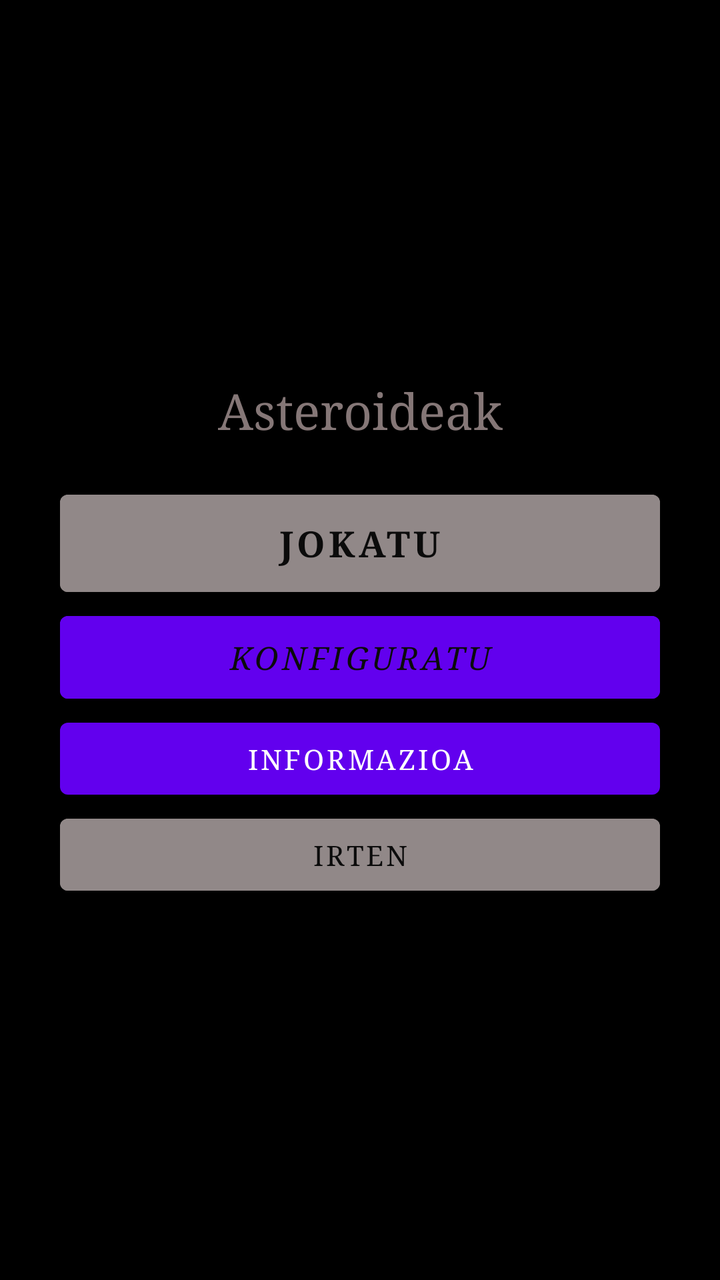
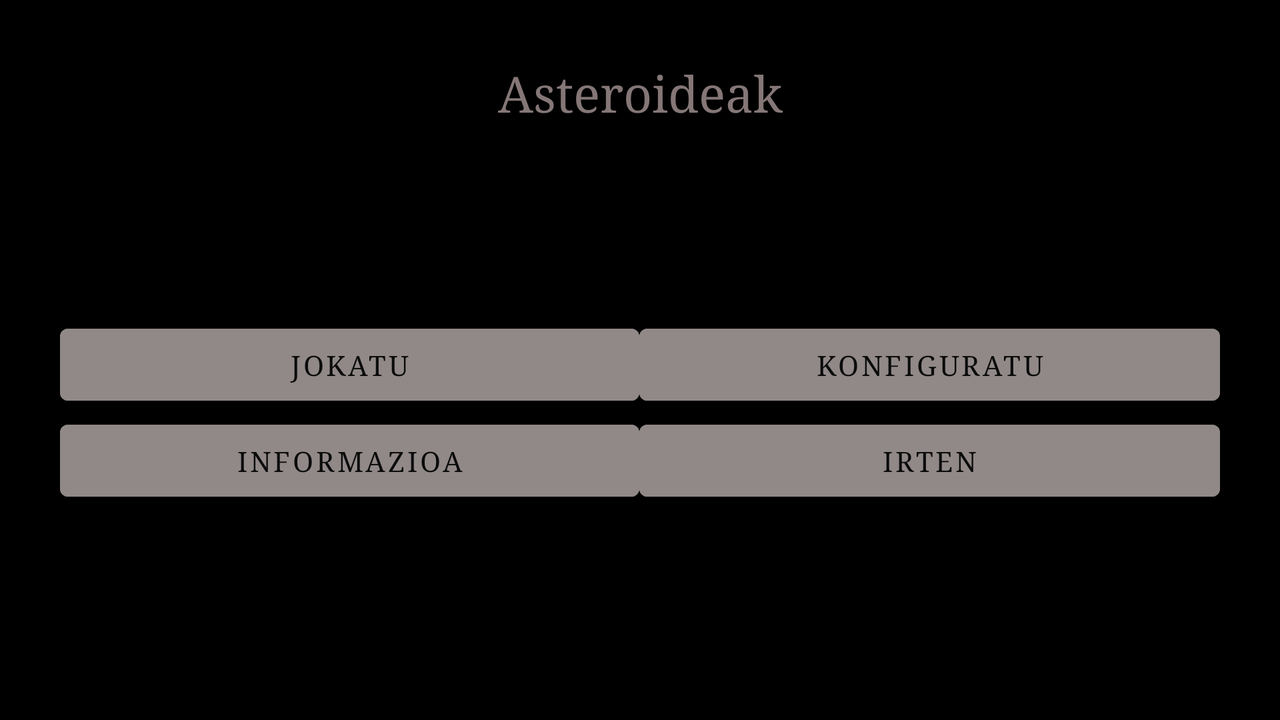

One screen, two layout resources from the same app: the default and the repository's alternative for another configuration. Each is rendered where Android would select it; the XML of both is given below.
<!-- AndroidManifest.xml: application theme Theme.Asteroideak -->
<!-- res/layout/main.xml -->
<LinearLayout xmlns:android="http://schemas.android.com/apk/res/android"
    xmlns:tools="http://schemas.android.com/tools"
    android:layout_width="match_parent"
    android:layout_height="match_parent"
    android:background="#BFA7A7"
    android:backgroundTint="#000000"
    android:gravity="center"
    android:orientation="vertical"
    android:padding="30dp"
    tools:context=".MainActivity">

    <TextView

        android:layout_width="match_parent"
        android:layout_height="wrap_content"
        android:layout_marginBottom="20dp"
        android:gravity="center"
        android:text="@string/AplikazioTituloa"
        android:textColor="#857777"
        android:textSize="25sp" />

    <Button
        android:id="@+id/Button01"
        style="@style/EstiloBoton"
        android:layout_width="match_parent"
        android:layout_height="wrap_content"
        android:backgroundTint="#918888"
        android:text="@string/Hasi"
        android:textColor="#0B0B0B" />

    <Button
        android:id="@+id/Button02"
        style="@style/EstiloBoton.Alternatiboa"
        android:layout_width="match_parent"
        android:layout_height="wrap_content"

        android:text="@string/Konfiguratu"
        android:textColor="#0B0B0B" />

    <Button
        android:id="@+id/Button03"
        android:layout_width="match_parent"
        android:layout_height="wrap_content"
        android:text="@string/HoniBuruz" />

    <Button
        android:id="@+id/Button04"
        android:layout_width="match_parent"
        android:layout_height="wrap_content"
        android:backgroundTint="#918888"
        android:onClick="irten"
        android:text="@string/Irten"
        android:textColor="#0B0B0B" />
</LinearLayout>
<!-- resources referenced by this layout -->
<resources>
  <string name="AplikazioTituloa">Asteroideak</string>
  <string name="Hasi">Jokatu</string>
  <string name="HoniBuruz">Informazioa </string>
  <string name="Irten">Irten</string>
  <string name="Konfiguratu">Konfiguratu</string>
  <style name="EstiloBoton" parent="Widget.MaterialComponents.Button">
  
          <item name="android:backgroundTint">@color/purple_500</item>
  
  
          <item name="android:textColor">@color/white</item>
  
  
          <item name="android:strokeColor">#EE0000</item>
  
  
          <item name="android:textSize">18sp</item>
  
  
          <item name="android:textStyle">bold</item>
  
  
          <item name="android:padding">12dp</item>
  
  
          <item name="android:elevation">4dp</item>
      </style>
  <style name="EstiloBoton.Alternatiboa" parent="Widget.MaterialComponents.Button">
  
          <item name="android:backgroundTint">@color/purple_500</item>
  
  
          <item name="android:textColor">#FF0000</item> 
  
  
          <item name="android:strokeColor">@color/purple_700</item>
  
  
          <item name="android:textSize">16sp</item>
  
  
          <item name="android:textStyle">italic</item>
  
  
          <item name="android:padding">10dp</item>
  
  
          <item name="android:elevation">2dp</item>
      </style>
  <style name="Theme.Asteroideak" parent="Theme.MaterialComponents.DayNight.DarkActionBar">
          <item name="android:typeface">serif</item>
          <item name="android:textColor">#0000FF</item>
          <item name="colorPrimary">@color/colorPrimary</item>
          <item name="colorPrimaryDark">@color/colorPrimaryDark</item>
          <item name="colorAccent">@color/colorAccent</item>
          <item name="android:textColorLink">#FF00FF</item>
          
      </style>
</resources>
<!-- res/layout-land/main.xml (the repository's variant of the layout above) -->
<!-- drawn on the phone turned sideways -->
<LinearLayout xmlns:android="http://schemas.android.com/apk/res/android"
    xmlns:tools="http://schemas.android.com/tools"
    android:layout_width="match_parent"
    android:layout_height="match_parent"
    android:background="#BFA7A7"
    android:backgroundTint="#000000"
    android:gravity="center"
    android:orientation="vertical"
    android:padding="30dp"
    tools:context=".MainActivity">

    <TextView
        android:layout_width="match_parent"
        android:layout_height="wrap_content"
        android:layout_marginBottom="20dp"
        android:gravity="center"
        android:text="@string/AplikazioTituloa"
        android:textColor="#857777"
        android:textSize="25sp" />

    <TableLayout
        android:layout_width="match_parent"
        android:layout_height="match_parent"
        android:gravity="clip_horizontal|center"
        android:stretchColumns="*">

        <TableRow
            android:layout_width="match_parent"
            android:layout_height="match_parent">

            <Button
                android:id="@+id/Button01"
                android:layout_width="match_parent"
                android:layout_height="wrap_content"
                android:backgroundTint="#918888"
                android:text="@string/Hasi"
                android:textColor="#0B0B0B" />

            <Button
                android:id="@+id/Button02"
                android:layout_width="match_parent"
                android:layout_height="wrap_content"
                android:backgroundTint="#918888"
                android:text="@string/Konfiguratu"
                android:textColor="#0B0B0B" />

        </TableRow>

        <TableRow
            android:layout_width="match_parent"
            android:layout_height="match_parent"
            android:layout_gravity="center">

            <Button
                android:id="@+id/Button03"
                android:layout_width="match_parent"
                android:layout_height="wrap_content"
                android:backgroundTint="#918888"
                android:text="@string/HoniBuruz"
                android:textColor="#0B0B0B" />

            <Button
                android:id="@+id/Button04"
                android:layout_width="match_parent"
                android:layout_height="wrap_content"
                android:backgroundTint="#918888"
                android:text="@string/Irten"
                android:textColor="#0B0B0B" />
        </TableRow>

    </TableLayout>
</LinearLayout>
<!-- resources referenced by the variant -->
<!-- as the phone turned sideways resolves them -->
<resources>
  <string name="AplikazioTituloa">Asteroideak</string>
  <string name="Hasi">Jokatu</string>
  <string name="HoniBuruz">Informazioa </string>
  <string name="Irten">Irten</string>
  <string name="Konfiguratu">Konfiguratu</string>
  <style name="Theme.Asteroideak" parent="Theme.MaterialComponents.DayNight.DarkActionBar">
          <item name="android:typeface">serif</item>
          <item name="android:textColor">#0000FF</item>
          <item name="colorPrimary">@color/colorPrimary</item>
          <item name="colorPrimaryDark">@color/colorPrimaryDark</item>
          <item name="colorAccent">@color/colorAccent</item>
          <item name="android:textColorLink">#FF00FF</item>
          
      </style>
</resources>
